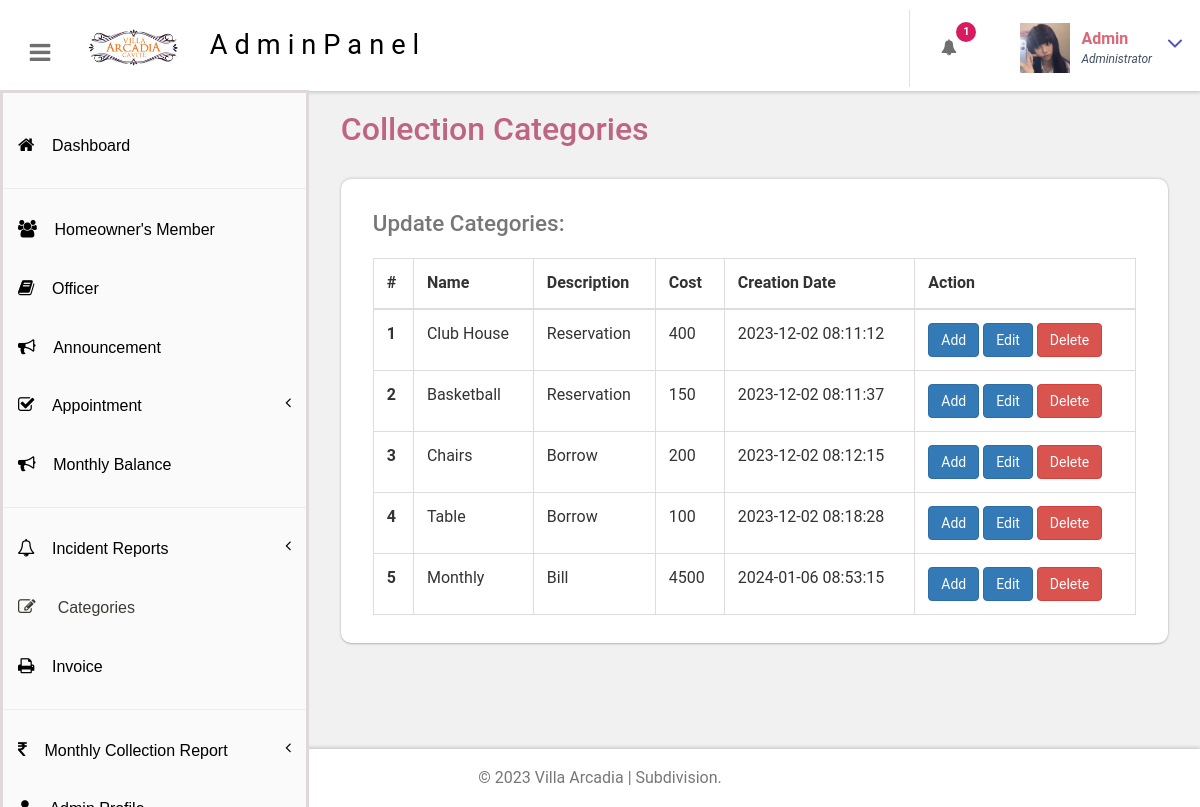
Screenshot of /portal/admin/manage-services.php (signed in) with the database file from the repository.
### tables this page shows
CREATE TABLE `tblservices` (
  `ID` int(10) NOT NULL,
  `ServiceName` varchar(200) DEFAULT NULL,
  `ServiceDescription` mediumtext DEFAULT NULL,
  `Cost` int(10) DEFAULT NULL,
  `Image` varchar(200) DEFAULT NULL,
  `CreationDate` timestamp NULL DEFAULT current_timestamp()
);

### portal/admin/manage-services.php (the view, shortened to what this page needs)
<?php
include('includes/dbconnection.php');
if (strlen($_SESSION['bpmsaid']==0)) {
  header('location:logout.php');
  } else{
  ?>
<!DOCTYPE HTML>
<html>
<head>
<link href="css/bootstrap.css" rel='stylesheet' type='text/css' />
<link href="css/style.css" rel='stylesheet' type='text/css' />
<link href="css/font-awesome.css" rel="stylesheet">
<link href="css/animate.css" rel="stylesheet" type="text/css" media="all">
<link href="css/custom.css" rel="stylesheet">
</head>
<body class="cbp-spmenu-push">
	<div class="main-content">
		 <?php include_once('includes/sidebar.php');?>
		 <?php include_once('includes/header.php');?>
		<div id="page-wrapper">
			<div class="main-page">
				<div class="tables">
					<h3 class="title1">Collection Categories</h3>
					<div class="table-responsive bs-example widget-shadow">
						<h4>Update Categories:</h4>
						<table class="table table-bordered"> <thead> <tr> <th>#</th> <th> Name</th> <th> Description</th> <th>Cost</th>  <th>Creation Date</th><th>Action</th> </tr> </thead> <tbody>
<?php
$ret=mysqli_query($con,"select *from  tblservices");
$cnt=1;
while ($row=mysqli_fetch_array($ret)) {
?>
						 <tr> <th scope="row"><?php echo $cnt;?></th> <td><?php  echo $row['ServiceName'];?></td> <td><?php  echo $row['ServiceDescription'];?></td> <td><?php  echo $row['Cost'];?></td><td><?php  echo $row['CreationDate'];?></td> <td>
						 <a href="add-services.php?editid=<?php echo $row['ID'];?>" class="btn btn-primary">Add</a>
						 	<a href="edit-services.php?editid=<?php echo $row['ID'];?>" class="btn btn-primary">Edit</a>
						 	<a href="manage-services.php?delid=<?php echo $row['ID'];?>" class="btn btn-danger" onClick="return confirm('Are you sure you want to delete?')">Delete</a>
						 	</td> </tr>   <?php
$cnt=$cnt+1;
}?></tbody> </table>
					</div>
				</div>
			</div>
		</div>
		 <?php include_once('includes/footer.php');?>
	</div>
</body>
</html>
<?php }  ?>

### portal/admin/includes/sidebar.php (shortened to what this page needs)
<!DOCTYPE html>
<html lang="en">
<head>
</head>
<body>
  <div class=" sidebar" role="navigation">
            <div class="navbar-collapse">
        <nav class="cbp-spmenu cbp-spmenu-vertical cbp-spmenu-left" id="cbp-spmenu-s1">
          <ul class="nav" id="side-menu">
            <li>
              <a href="dashboard.php"><i class="fa fa-home nav_icon"></i>Dashboard <span class=""></span></a>
            </li>
            <hr>
            <li>
              <a href="customer-list.php" class="chart-nav"><i class="fa fa-users nav_icon"></i>Homeowner's Member</a>
            </li>
            <li>
              <a href="officer.php"><i class="fa fa-book nav_icon"></i>Officer <span class=""></span></a>
            </li>
            <li>
              <a href="announcement.php"><i class="fa fa-bullhorn nav_icon"></i>Announcement <span class=""></span></a>
            </li>
            <li>
              <a href="all-appointment.php"><i class="fa fa-check-square-o nav_icon"></i>Appointment<span class="fa arrow"></span></a>
            </li>
            <li>
              <a href="monthly_record.php"><i class="fa fa-bullhorn nav_icon"></i>Monthly Balance <span class=""></span></a>
            </li>
         <hr>
            <li>
              <a href="read-complaint.php"><i class="fa fa-bell-o nav_icon"></i>Incident Reports<span class="fa arrow"></span></a>
            </li>
            <li>
              <a href="manage-services.php" class="chart-nav"><i class="fa fa-pencil-square-o nav_icon"></i> Categories</a>
            </li>
            <li>
              <a href="invoices.php"><i class="fa fa-print nav_icon"></i>Invoice<span class=""></span></a>
            </li>
            <hr>
            <li>
              <a href="bwdates-reports-ds.php"><i class="fa fa-money nav_icon"></i>Monthly Collection Report<span class="fa arrow"></span></a>
            </li>
            <li>
              <a href="admin-profile.php"><i class="fa fa-user nav_icon"></i>Admin Profile<span class=""></span></a>
            </li>
          </ul>
        </nav>
      </div>
    </div>
</body>
</html>

### portal/admin/includes/header.php (shortened to what this page needs)
<div class="sticky-header header-section ">
      <div class="header-left">
        <button id="showLeftPush"><i class="fa fa-bars"></i></button>
        <div class="logo">
          <a >
            <img src="images/logo.png" width="100px" class="img-responsive ">
            <span>AdminPanel</span>
          </a>
        </div>
		<br>
      </div>
      <div class="header-right">
      <div class="profile_details_left">
  <ul class="nofitications-dropdown">
    <?php
      $retAppointments = mysqli_query($con, "SELECT tbluser.FirstName, tbluser.LastName, tblbook.ID as bid, tblbook.AptNumber FROM tblbook JOIN tbluser ON tbluser.ID=tblbook.UserID WHERE tblbook.Status IS NULL");
      $numAppointments = mysqli_num_rows($retAppointments);
      $retComplaints = mysqli_query($con, "SELECT * FROM tblcomplaint WHERE IsRead IS NULL");
      $numComplaints = mysqli_num_rows($retComplaints);
      $totalUnreadNotifications = $numAppointments + $numComplaints;
    ?>
    <li class="dropdown head-dpdn">
      <a href="#" class="dropdown-toggle" data-toggle="dropdown" aria-expanded="false">
        <i class="fa fa-bell"></i><span class="badge blue"><?php echo $totalUnreadNotifications; ?></span>
      </a>
    </li>
  </ul>
  <div class="clearfix"> </div>
</div>
        <div class="profile_details">
        <?php
$adid=$_SESSION['bpmsaid'];
$ret=mysqli_query($con,"select AdminName from tbladmin where ID='$adid'");
$row=mysqli_fetch_array($ret);
$name=$row['AdminName'];
?>
          <ul>
            <li class="dropdown profile_details_drop">
              <a href="#" class="dropdown-toggle" data-toggle="dropdown" aria-expanded="false">
                <div class="profile_img">
                  <span class="prfil-img"><img src="images/admin.jpg" alt="" width="50" height="50"> </span>
                  <div class="user-name">
                    <p><?php echo $name; ?></p>
                    <span>Administrator</span>
                  </div>
                  <i class="fa fa-angle-down lnr"></i>
                  <div class="clearfix"></div>
                </div>
              </a>
            </li>
          </ul>
        </div>
      </div>
      <div class="clearfix"> </div>
    </div>

### portal/admin/includes/footer.php
<div class="footer">
   <p>&copy; 2023 Villa Arcadia | Subdivision.</p>
</div>

### portal/admin/css/custom.css (style rules this page uses)
#page-wrapper { padding:7em 2em 2.5em; background-color: #F1F1F1; }
.sidebar .arrow { float: right; }
.sidebar .fa.arrow:before { content: "\f104"; }

### rows the page displays
tblservices: ServiceName "Club House", ServiceDescription "Reservation", Cost "400", CreationDate "2023-12-02 08:11:12"
tblservices: ServiceName "Basketball", ServiceDescription "Reservation", Cost "150", CreationDate "2023-12-02 08:11:37"
tblservices: ServiceName "Chairs", ServiceDescription "Borrow", Cost "200", CreationDate "2023-12-02 08:12:15"
tblservices: ServiceName "Table", ServiceDescription "Borrow", Cost "100", CreationDate "2023-12-02 08:18:28"
tblservices: ServiceName "Monthly", ServiceDescription "Bill", Cost "4500", CreationDate "2024-01-06 08:53:15"

### other values shown
$totalUnreadNotifications "1"
$name "Admin"
